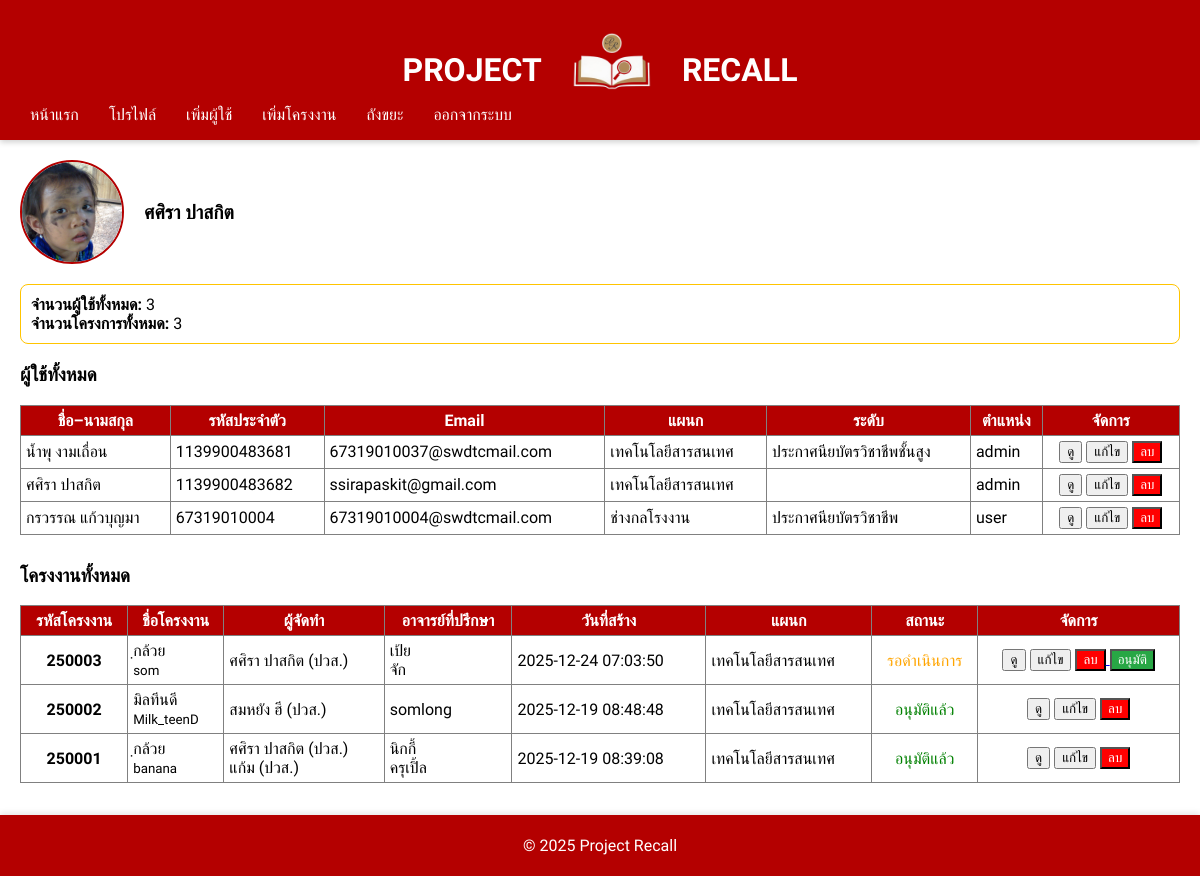
The page /Dashboard/US/admin.php (signed in) on the database its author committed.
### tables this page shows
CREATE TABLE `users` (
  `user_id` int(11) NOT NULL,
  `full_name` varchar(255) NOT NULL,
  `student_id` varchar(20) DEFAULT NULL,
  `id_card` varchar(13) DEFAULT NULL,
  `birth_date` date NOT NULL,
  `department` enum('เทคโนโลยีสารสนเทศ','การบัญชี','คหกรรมศาสตร์','ช่างยนต์','ช่างไฟฟ้ากำลัง','ช่างโยธา','ช่างอิเล็กทรอนิกส์','ช่างเชื่อมโลหะ','ช่างกลโรงงาน','สามัญสัมพันธ์') NOT NULL,
  `education_level` enum('ประกาศนียบัตรวิชาชีพ','ประกาศนียบัตรวิชาชีพชั้นสูง','อาจารย์') NOT NULL,
  `email` varchar(255) NOT NULL,
  `password` varchar(255) NOT NULL,
  `college` varchar(255) DEFAULT 'วิทยาลัยเทคนิคสว่างแดนดิน',
  `role` enum('user','employee','admin','adminsupport') NOT NULL DEFAULT 'user',
  `remember_token` varchar(64) DEFAULT NULL,
  `created_at` timestamp NOT NULL DEFAULT current_timestamp(),
  `profile_img` varchar(255) DEFAULT NULL
);

CREATE TABLE `projects` (
  `project_id` int(11) NOT NULL,
  `project_code` varchar(6) DEFAULT NULL,
  `title_th` varchar(255) NOT NULL,
  `title_en` varchar(255) DEFAULT NULL,
  `education_level` enum('ปวช.','ปวส.') NOT NULL,
  `department` enum('เทคโนโลยีสารสนเทศ','การบัญชี','คหกรรมศาสตร์','ช่างยนต์','ช่างไฟฟ้ากำลัง','ช่างโยธา','ช่างอิเล็กทรอนิกส์','ช่างเชื่อมโลหะ','ช่างกลโรงงาน','สามัญสัมพันธ์') NOT NULL,
  `advisor_main` varchar(255) NOT NULL,
  `advisor_co` varchar(255) DEFAULT NULL,
  `creator_id` int(11) NOT NULL,
  `objective` text DEFAULT NULL,
  `working_principle` text DEFAULT NULL,
  `highlight` text DEFAULT NULL,
  `benefit` text DEFAULT NULL,
  `duration` varchar(50) DEFAULT NULL,
  `github_link` varchar(255) DEFAULT NULL,
  `abstract` text DEFAULT NULL,
  `created_at` timestamp NOT NULL DEFAULT current_timestamp(),
  `college` varchar(255) DEFAULT 'วิทยาลัยเทคนิคสว่างแดนดิน',
  `status` enum('pending','approved','rejected') NOT NULL DEFAULT 'pending',
  `approved_at` datetime DEFAULT NULL
);

CREATE TABLE `project_users` (
  `id` int(11) NOT NULL,
  `project_id` int(11) NOT NULL,
  `user_name` varchar(255) DEFAULT NULL,
  `student_id` varchar(20) DEFAULT NULL,
  `education_level` enum('ปวช.','ปวส.') DEFAULT NULL
);

### Dashboard/US/admin.php (the view, shortened to what this page needs)
<?php
require '../../DB/db.php';
include '../../inc/header.php';
$user_fullname = $_SESSION['user']['full_name'];
$profile_img   = $_SESSION['user']['profile_img'] ?? 'default.png';
$user_count    = $pdo->query("SELECT COUNT(*) FROM users")->fetchColumn();
$project_count = $pdo->query("SELECT COUNT(*) FROM projects")->fetchColumn();
$users = $pdo->query("
    SELECT user_id, full_name, student_id, id_card, email, role, education_level, department, profile_img
    FROM users
    ORDER BY
        CASE role
            WHEN 'admin' THEN 1
            WHEN 'admin support' THEN 2
            WHEN 'employee' THEN 3
            WHEN 'user' THEN 4
            ELSE 5
        END, full_name ASC
")->fetchAll(PDO::FETCH_ASSOC);
$projects = $pdo->query("
    SELECT project_id, project_code, title_th, title_en,
           department, education_level, advisor_main, advisor_co,
           created_at, status
    FROM projects
    ORDER BY created_at DESC
")->fetchAll(PDO::FETCH_ASSOC);
$project_members_stmt = $pdo->prepare("
    SELECT user_name, student_id, education_level
    FROM project_users
    WHERE project_id = ?
");
?>
<div style="margin:20px;">
<div style="position:relative; display:flex; align-items:center; gap:20px; margin-bottom:20px;">
    <img src="/PJ_Recall/uploads/<?= htmlspecialchars($profile_img) ?>"
        onerror="this.src='/PJ_Recall/assets/default_profile.png'"
        style="width:100px; height:100px; border-radius:50%; border:2px solid #b40000; object-fit:cover; cursor:pointer;"
        id="profileBtn">
    <div style="display:flex; flex-direction:column; gap:10px;">
        <span style="font-weight:bold; font-size:1.2em;"><?= htmlspecialchars($user_fullname) ?></span>
    </div>
</div>
<div style="margin-bottom:20px; padding:10px; border:1px solid #ffc400; border-radius:8px;">
    <strong>จำนวนผู้ใช้ทั้งหมด:</strong> <?= $user_count ?><br>
    <strong>จำนวนโครงการทั้งหมด:</strong> <?= $project_count ?>
</div>
<h3>ผู้ใช้ทั้งหมด</h3>
<table border="1" cellpadding="5" cellspacing="0" style="width:100%; border-collapse:collapse; margin-bottom:30px;">
    <tr style="background:#b40000; color:#fff; text-align:center;">
        <th>ชื่อ–นามสกุล</th>
        <th>รหัสประจำตัว</th>
        <th>Email</th>
        <th>แผนก</th>
        <th>ระดับ</th>
        <th>ตำแหน่ง</th>
        <th>จัดการ</th>
    </tr>
    <?php foreach($users as $u): ?>
    <tr>
        <td><?= htmlspecialchars($u['full_name']) ?></td>
        <td>
            <?php
                if($u['role'] === 'user'){
                    echo htmlspecialchars($u['student_id'] ?? '-');
                } else {
                    echo htmlspecialchars($u['id_card'] ?? '-');
                }
            ?>
        </td>
        <td><?= htmlspecialchars($u['email']) ?></td>
        <td><?= htmlspecialchars($u['department'] ?? '-') ?></td>
        <td><?= htmlspecialchars($u['education_level'] ?? '-') ?></td>
        <td><?= htmlspecialchars($u['role']) ?></td>
        <td align="center">
            <a href="view_us.php?id=<?= $u['user_id'] ?>"><button>ดู</button></a>
            <a href="edit_us.php?id=<?= $u['user_id'] ?>"><button>แก้ไข</button></a>
            <a href="delete_us.php?id=<?= $u['user_id'] ?>" onclick="return confirm('ลบผู้ใช้นี้?')">
                <button style="background:red;color:white;">ลบ</button>
            </a>
        </td>
    </tr>
    <?php endforeach; ?>
</table>
<h3>โครงงานทั้งหมด</h3>
<table border="1" cellpadding="5" cellspacing="0" style="width:100%; border-collapse:collapse;">
    <tr style="background:#b40000; color:#fff; text-align:center;">
        <th>รหัสโครงงาน</th>
        <th>ชื่อโครงงาน</th>
        <th>ผู้จัดทำ</th>
        <th>อาจารย์ที่ปรึกษา</th>
        <th>วันที่สร้าง</th>
        <th>แผนก</th>
        <th>สถานะ</th>
        <th>จัดการ</th>
    </tr>
    <?php foreach($projects as $p):
        $project_members_stmt->execute([$p['project_id']]);
        $members = $project_members_stmt->fetchAll(PDO::FETCH_ASSOC);
    ?>
    <tr>
        <td align="center"><strong><?= htmlspecialchars($p['project_code']) ?></strong></td>
        <td>
            <?= htmlspecialchars($p['title_th']) ?>
            <?php if($p['title_en']) echo '<br><small>'.$p['title_en'].'</small>'; ?>
        </td>
        <td>
            <?php foreach($members as $m): ?>
                <?= htmlspecialchars($m['user_name']) ?>
                <?= $m['education_level'] ? '(' . $m['education_level'] . ')' : '' ?><br>
            <?php endforeach; ?>
        </td>
        <td>
            <?= htmlspecialchars($p['advisor_main']) ?>
            <?php if($p['advisor_co']) echo '<br>'.$p['advisor_co']; ?>
        </td>
        <td><?= $p['created_at'] ?></td>
        <td><?= htmlspecialchars($p['department']) ?></td>
        <td align="center">
            <?php
                if($p['status']=='pending')   echo '<span style="color:orange;">รอดำเนินการ</span>';
                if($p['status']=='approved')  echo '<span style="color:green;">อนุมัติแล้ว</span>';
            ?>
        </td>
        <td align="center">
            <a href="../PJ/view_pj.php?code=<?= $p['project_code'] ?>"><button>ดู</button></a>
            <a href="../PJ/edit_pj.php?code=<?= $p['project_code'] ?>"><button>แก้ไข</button></a>
            <a href="../PJ/delete_pj.php?code=<?= $p['project_code'] ?>" onclick="return confirm('ลบโครงงานนี้?')">
                <button style="background:red;color:white;">ลบ</button>
            </a>
            <?php if($p['status']=='pending'): ?>
                <button
                    class="btn approve"
                    onclick='openApprove({
                        code:"<?= $p["project_code"] ?>",
                        title_th:"<?= htmlspecialchars($p["title_th"],ENT_QUOTES) ?>",
                        title_en:"<?= htmlspecialchars($p["title_en"]??"",ENT_QUOTES) ?>",
                        status:"<?= $p["status"] ?>"
                    })'>อนุมัติ
                </button>
            <?php endif; ?>
        </td>
    </tr>
    <?php endforeach; ?>
</table>
<?php
include '../../inc/footer.php';
?>

### Inc/header.php (shortened to what this page needs)
<?php
$user = $_SESSION['user'] ?? null;
$user_logged_in = !empty($user);
$role = $user['role'] ?? '';
?>
<!DOCTYPE html>
<html lang="th">
<head>
</head>
<body>
<nav class="navbar">
    <div class="logo">PROJECT <img src="/PJ_Recall/assets/logo_no_bg.png"> RECALL</div>
    <?php if($user_logged_in): ?>
    <div class="nav-menu">
        <a href="/PJ_Recall/dashboard/index.php">หน้าแรก</a>
        <?php if($role==='admin'): ?>
            <a href="/PJ_Recall/Dashboard/US/admin.php">โปรไฟล์</a>
            <a href="/PJ_Recall/Dashboard/US/add_us.php">เพิ่มผู้ใช้</a>
            <a href="/PJ_Recall/Dashboard/PJ/Add_pj.php">เพิ่มโครงงาน</a>
            <a href="/PJ_Recall/dashboard/activity_log.php">ถังขยะ</a>
        <?php elseif($role==='admin_support'): ?>
            <a href="/PJ_Recall/Dashboard/US/admin_support.php">โปรไฟล์</a>
            <a href="/PJ_Recall/Dashboard/PJ/Add_pj.php">เพิ่มโครงงาน</a>
        <?php else: ?>
            <a href="/PJ_Recall/Dashboard/US/<?= $role ?>.php">โปรไฟล์</a>
            <a href="/PJ_Recall/Dashboard/PJ/Add_pj.php">เพิ่มโครงงาน</a>
        <?php endif; ?>
            <a href="/PJ_Recall/Dashboard/logout.php">ออกจากระบบ</a>
    </div>
    <?php endif; ?>
</nav>

### Inc/footer.php (shortened to what this page needs)
</div>
<footer style="
    background: var(--main-color);
    color: var(--header-text);
    text-align:center;
    padding:5px 0;
    margin-top:32px;
    box-shadow:0 -2px 6px rgba(0,0,0,0.1);
    font-size:16px;
">
    <p>&copy; <?= date('Y') ?> Project Recall</p>
</footer>
</body>
</html>

### Inc/header.php (style rules this page uses)
:root { --main:#b40000; }
body { margin:0;font-family:'Sarabun',sans-serif; }
.navbar { height:140px; background:var(--main); display:flex; align-items:center; padding:0 20px; color:#fff; position:relative; box-shadow:0 2px 6px rgba(0,0,0,.2); }
.logo { display:flex; align-items:center; gap:20px; font-weight:bold; font-size:2em; position:absolute; top:50%; left:50%; transform:translate(-50%,-50%); }
.logo img { height:100px; }
.nav-menu { position:absolute; left:20px; bottom:10px; display:flex; gap:10px; }
.nav-menu a { color:#fff; text-decoration:none; padding:6px 10px; border-radius:6px; }

### Dashboard/US/admin.php (style rules this page uses)
.btn.approve { background:#28a745;color:#fff }

### Inc/footer.php (style rules this page uses)
:root { --main-color: #b40000; --header-text: #ffffff; }

### rows shown on the page
users: full_name "น้ำพุ งามเถื่อน", id_card "1139900483681", email "67319010037@swdtcmail.com", department "เทคโนโลยีสารสนเทศ", education_level "ประกาศนียบัตรวิชาชีพชั้นสูง", role "admin"
users: full_name "ศศิรา ปาสกิต", id_card "1139900483682", email "ssirapaskit@gmail.com", department "เทคโนโลยีสารสนเทศ", role "admin"
users: full_name "กรวรรณ แก้วบุญมา", student "67319010004", email "67319010004@swdtcmail.com", department "ช่างกลโรงงาน", education_level "ประกาศนียบัตรวิชาชีพ", role "user"
projects: project_code "250003", title_th "ฺกล้วย", title_en "som", advisor_main "เป้ย", advisor_co "จัก", created_at "2025-12-24 07:03:50", department "เทคโนโลยีสารสนเทศ", status "รอดำเนินการ"
project_users: user_name "ศศิรา ปาสกิต", education_level "ปวส."
projects: project_code "250002", title_th "มิลทีนดี", title_en "Milk_teenD", advisor_main "somlong", created_at "2025-12-19 08:48:48", department "เทคโนโลยีสารสนเทศ", status "อนุมัติแล้ว"
project_users: user_name "สมหยัง ฮี", education_level "ปวส."
projects: project_code "250001", title_th "ฺกล้วย", title_en "banana", advisor_main "นิกกี้", advisor_co "ครุเปิ้ล", created_at "2025-12-19 08:39:08", department "เทคโนโลยีสารสนเทศ", status "อนุมัติแล้ว"
project_users: user_name "ศศิรา ปาสกิต", education_level "ปวส."
project_users: user_name "แก้ม", education_level "ปวส."

### other values the page prints
$user_fullname "ศศิรา ปาสกิต"
$user_count "3"
$project_count "3"
